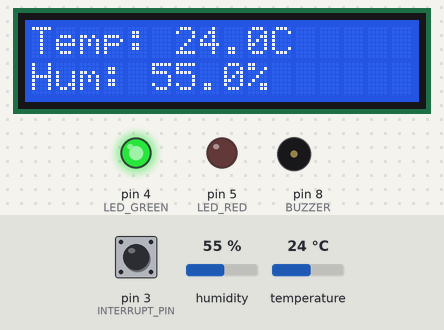
This sketch was run on a simulated Arduino Uno, built with avr-gcc and run on an emulated ATmega328P. On the bench: 16×2 character LCD, output pins drawn as LEDs (lit = HIGH), buzzer (waves = sounding, pin HIGH). Inputs (shaded band) come from the test bench; at power-on: pin 3 (INTERRUPT_PIN) HIGH, temperature 24 °C, humidity 55 %. What the sketch prints to the serial monitor is not drawn.

Above: at 3.3 s.
3.4 s: pin 3 (INTERRUPT_PIN) pulled LOW for 2.35 s
At 5.4 s:
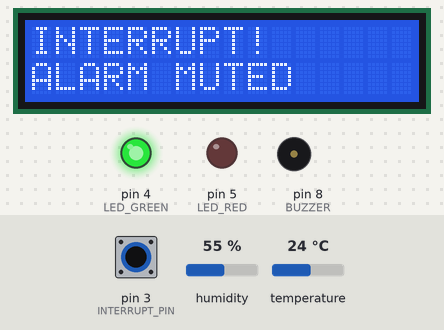
7.2 s: pin 3 (INTERRUPT_PIN) pulled LOW for 2.35 s
At 8.6 s:
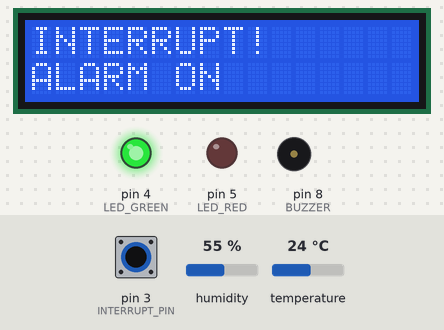
11.0 s: temperature set to 27 °C
At 12.5 s:
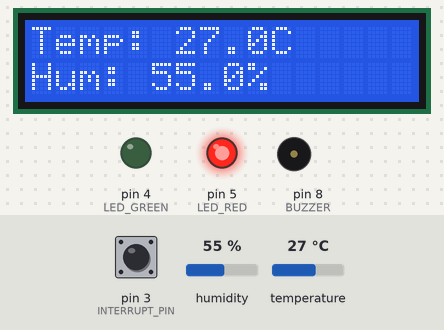
13.7 s: temperature set to 31 °C
At 15.9 s:
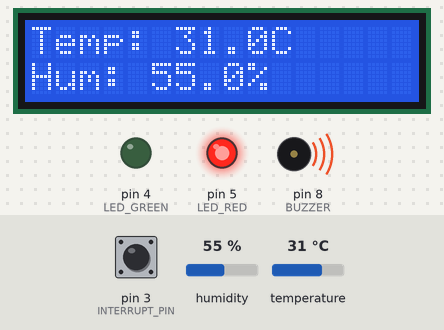
19.7 s: humidity set to 22 %
At 23.6 s:
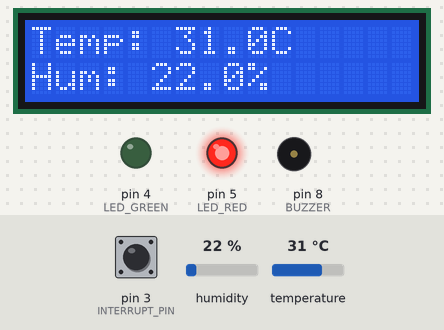
24.6 s: pin 3 (INTERRUPT_PIN) pulled LOW for 2.35 s
At 26.8 s:
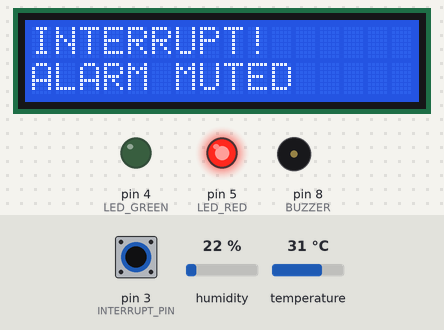
Timing chart, 0 to 28.3 s (numbered marks = the images above; inputs shaded):
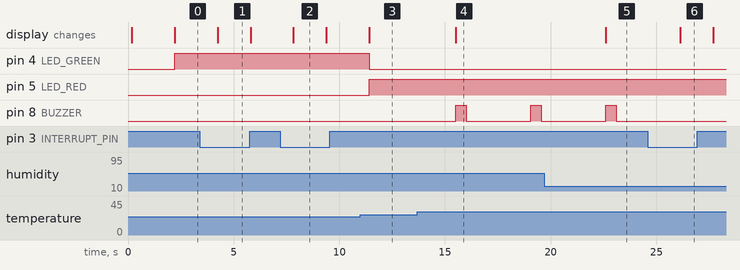

The sketch:

Smart_Temperature_and_Humidity_System.ino
```cpp
#include <Wire.h>
#include <LiquidCrystal_I2C.h>
#include <DHT.h>

// Pins
#define DHT_PIN 7          // DHT11 -> Digital Pin 7
#define DHT_TYPE DHT11     // DHT11 sensor
#define BUZZER 8
#define LED_GREEN 4        // green LED (normal Arduino code)
#define LED_RED 5          // red LED (ASM controlled)
#define INTERRUPT_PIN 3    // Interrupt demo: touch D3 to GND

// I2C LCD
LiquidCrystal_I2C lcd(0x27, 16, 2);
DHT dht(DHT_PIN, DHT_TYPE);

const float TEMP_NORMAL_HIGH = 25.0;
const float TEMP_ALARM = 30.0;

// Interrupt flag
volatile bool interruptTriggered = false;
bool alarmMuted = false;

// ASM Functions - Red LED control (D5 = PORTD PD5)
void redLedOn_ASM() {
  asm volatile (
    "sbi %0, %1"
    :
    : "I" (_SFR_IO_ADDR(PORTD)), "I" (PD5)
  );
}

void redLedOff_ASM() {
  asm volatile (
    "cbi %0, %1"
    :
    : "I" (_SFR_IO_ADDR(PORTD)), "I" (PD5)
  );
}

// Interrupt Service Routine (ISR)
void interruptISR() {
  interruptTriggered = true;
}

void updateDisplay(float temp, float hum);
void updateLEDs(float temp);
void checkAlarm(float temp);

void setup() {
  Serial.begin(9600);
  Serial.println("=== Smart Temperature Alarm ===");
  Serial.println("Features:");
  Serial.println("- DHT11 sensor + I2C LCD");
  Serial.println("- Red LED = AVR Assembly (sbi/cbi)");
  Serial.println("- Interrupt on D3 (touch to GND)");

  pinMode(BUZZER, OUTPUT);
  pinMode(LED_GREEN, OUTPUT);
  pinMode(LED_RED, OUTPUT);
  pinMode(INTERRUPT_PIN, INPUT_PULLUP);

  // Enable external interrupt on pin 3
  attachInterrupt(digitalPinToInterrupt(INTERRUPT_PIN), interruptISR, FALLING);

  dht.begin();

  // LCD startup
  lcd.init();
  lcd.backlight();
  lcd.setCursor(0, 0);
  lcd.print("Smart Temp Alarm");
  lcd.setCursor(0, 1);
  lcd.print("ASM + IRQ Ready");
  delay(2000);
  lcd.clear();
}

void loop() {
  // Check for interrupt first (priority!)
  if (interruptTriggered) {
    interruptTriggered = false;
    alarmMuted = !alarmMuted;
    Serial.print("INTERRUPT! Alarm ");
    Serial.println(alarmMuted ? "MUTED" : "ACTIVE");

    lcd.clear();
    lcd.setCursor(0, 0);
    lcd.print("INTERRUPT!");
    lcd.setCursor(0, 1);
    lcd.print(alarmMuted ? "ALARM MUTED" : "ALARM ON");
    delay(1500);
    lcd.clear();
  }

  // Read sensor
  float temp = dht.readTemperature();
  float hum = dht.readHumidity();

  if (isnan(temp) || isnan(hum)) {
    Serial.println("DHT11 ERROR - Check wiring");
    lcd.clear();
    lcd.print("DHT11 ERROR!");
    delay(2000);
    return;
  }

  // Serial output
  Serial.print("Temp: ");
  Serial.print(temp, 1);
  Serial.print("C Hum: ");
  Serial.println(hum, 1);

  // Update display
  updateDisplay(temp, hum);

  // Update LEDs (ASM for red LED)
  updateLEDs(temp);

  // Check alarm
  checkAlarm(temp);

  delay(2000);
}

void updateDisplay(float temp, float hum) {
  lcd.clear();
  lcd.setCursor(0, 0);
  lcd.print("Temp: ");
  lcd.print(temp, 1);
  lcd.print("C");
  lcd.setCursor(0, 1);
  lcd.print("Hum: ");
  lcd.print(hum, 1);
  lcd.print("%");
}

void updateLEDs(float temp) {
  // Green LED - normal Arduino functions
  digitalWrite(LED_GREEN, LOW);

  // Red LED - AVR Assembly
  redLedOff_ASM();

  if (temp <= TEMP_NORMAL_HIGH) {
    digitalWrite(LED_GREEN, HIGH);   // Green ON
  } else {
    redLedOn_ASM();                  // Red ON
  }
}

void checkAlarm(float temp) {
  if (temp >= TEMP_ALARM && !alarmMuted) {
    digitalWrite(BUZZER, HIGH);
    delay(500);
    digitalWrite(BUZZER, LOW);
    delay(1000);
  } else {
    digitalWrite(BUZZER, LOW);
  }
}
```

Measured:
- the behaviour switches between 25 and 26 °C on temperature (found by bisection; images 2 and 3)
- the behaviour switches between 29 and 30 °C on temperature (found by bisection; images 3 and 4)
- after the input at 3.4 s, the display: changes after 0.85 s (image 1)
- after the input at 7.2 s, the display: changes after 0.62 s (image 2)
- after the input at 11.0 s, pin 4 (LED_GREEN): HIGH → LOW after 0.42 s; pin 5 (LED_RED): LOW → HIGH after 0.42 s; the display: changes after 0.42 s (image 3)
- after the input at 13.7 s, pin 8 (BUZZER): alternates HIGH for 0.50 s and LOW for 3.0 s, starting after 1.8 s; the display: changes after 1.8 s (image 4)
- after the input at 19.7 s, the display: changes after 2.9 s (image 5)
- after the input at 24.6 s, pin 8 (BUZZER): stays LOW (without the input it goes to HIGH after 1.6 s); the display: changes after 1.5 s (image 6)
